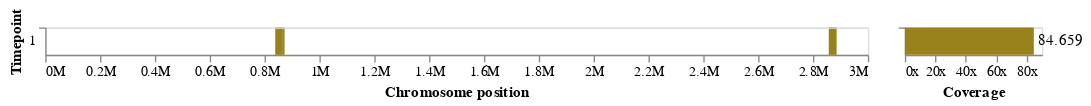
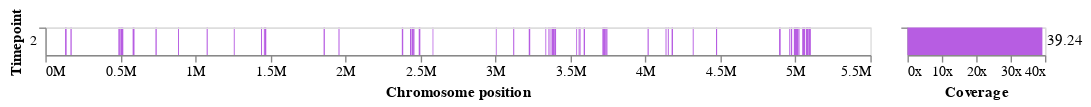
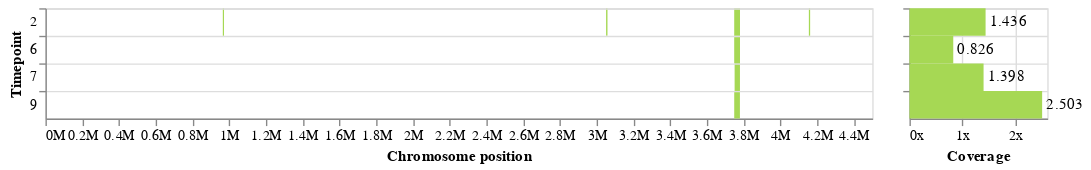
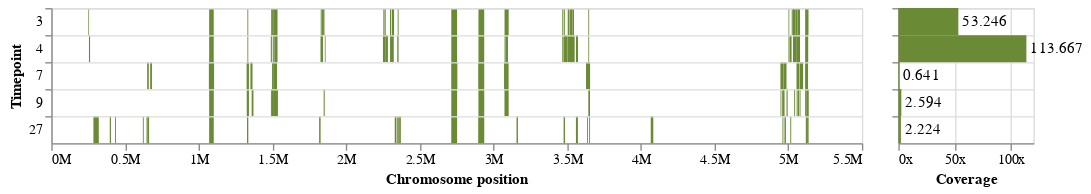

The cell these charts' notebook holds for them, in order:
### Code cell
import json
import skbio
from collections import defaultdict
from IPython.display import display, HTML
from altair import expr, datum

with open('ibd_timeseries/ref.meta.json') as f:
    ref_meta = json.load(f)

chromosomes = {}
with open("ibd_timeseries/ref.fa") as f:
    for r in skbio.io.read(f, "fasta"):
        if len(r) < 3e6:
            continue
            
        contig = r.metadata['id']
        ref = ref_meta['contig_to_strain'][contig].replace("Esch_coli_", "")
        chromosomes[ref] = contig

for collapsed_ref in straingst_data.index.unique(level=1):
    samples = list(sorted(straingst_data.loc[(slice(None), collapsed_ref), :].index.unique(level=0),
                          key=lambda s: int(timepoint[s][2:])))
    tps = list(map(timepoint.get, samples))
    
    incl_samples = []
    sample_gap_dfs = []
    straingr_summaries = []
    for sample in samples:
        if (sample, collapsed_ref) not in samples_cov_gt05.index:
            print(sample, timepoint[sample], collapsed_ref, "not enough cov")
            continue
            
        incl_samples.append(sample)
        gaps = pandas.read_csv(f'ibd_timeseries/straingr/{sample}.gaps.bed', sep='\t', names=['chromosome', 'start', 'end'], index_col=[0, 1]) 
        gaps['collapsed'] = bool(straingst_data.loc[(sample, collapsed_ref), 'collapsed'])
        sample_gap_dfs.append(gaps)
        
        summary = pandas.read_csv(f'ibd_timeseries/straingr/{sample}.summary.tsv', sep='\t')
        summary['ref'] = summary['ref'].str.replace("Esch_coli_", "")
        summary['collapsed'] = bool(straingst_data.loc[(sample, collapsed_ref), 'collapsed'])
        straingr_summaries.append(summary.set_index(['ref', 'name']))
        
    if not sample_gap_dfs:
        continue
        
    display(HTML(f"<h3>Strain: {collapsed_ref}</h3>"))
    display(HTML("<p>{}</p>".format(", ".join(tps))))
        
    gap_df = pandas.concat(sample_gap_dfs, keys=incl_samples)
    gap_df = gap_df.reset_index(level=[1, 2])
    gap_df = gap_df[gap_df['chromosome'] == chromosomes[collapsed_ref]]
    gap_df['size'] = gap_df['end'] - gap_df['start']
    gap_df['tp'] = gap_df.index.map(timepoint).str[2:].astype(int)
    gap_df['label'] = gap_df.index.map(timepoint)
    gap_df.loc[gap_df['collapsed'], 'label'] += "*"
    
    straingr_df = pandas.concat(straingr_summaries, keys=incl_samples).drop(index='TOTAL', level=1)
    straingr_df = straingr_df.loc[(slice(None), collapsed_ref, chromosomes[collapsed_ref]), :].copy().reset_index(level=[1, 2])
    straingr_df['tp'] = straingr_df.index.map(timepoint).str[2:].astype(int)
    straingr_df['label'] = straingr_df.index.map(timepoint)
    straingr_df.loc[straingr_df['collapsed'], 'label'] += "*"
    
    gap_chart = alt.Chart(gap_df.reset_index()).mark_rect().encode(
        x=alt.X('start:Q', axis=alt.Axis(title="Chromosome position", format="~s", grid=False)),
        x2='end:Q',
        y=alt.Y('tp:O', axis=alt.Axis(title="Timepoint", bandPosition=0, grid=True)), 
        tooltip=['index', 'tp', 'size']
    ).properties(width=600)
    
    cov_bar = alt.Chart(straingr_df.reset_index()).mark_bar().encode(
        x=alt.X("coverage:Q", axis=alt.Axis(title="Coverage", labelExpr="datum.value + 'x'")),
        y=alt.Y("tp:O", axis=alt.Axis(title=None, bandPosition=0, grid=True, labels=False, labelExpr="datum.label")),
    )
    
    cov_text = cov_bar.mark_text(
        align='left',
        baseline='middle',
        dx=3,
    ).encode(
        text='coverage'
    )
    
    cov_chart = (cov_bar + cov_text).properties(width=100)
    
    concat_chart = alt.hconcat(gap_chart, cov_chart).resolve_scale(
        y='shared'
    ).configure_mark(
        color=strain_colors[collapsed_ref]
    )
    
    display(concat_chart)

### Figure 1 — Vega-Lite specification as saved in the notebook (floating-point values rounded to 4 significant figures)
{"config": {"view": {"continuousWidth": 400, "continuousHeight": 300}, "mark": {"color": "#99821c"}}, "hconcat": [{"data": {"name": "data-fb9f907200e4217bfa2494a1da255b01"}, "mark": "rect", "encoding": {"tooltip": [{"type": "nominal", "field": "index"}, {"type": "quantitative", "field": "tp"}, {"type": "quantitative", "field": "size"}], "x": {"type": "quantitative", "axis": {"format": "~s", "grid": false, "title": "Chromosome position"}, "field": "start"}, "x2": {"field": "end"}, "y": {"type": "ordinal", "axis": {"bandPosition": 0, "grid": true, "title": "Timepoint"}, "field": "tp"}}, "width": 600}, {"layer": [{"mark": "bar", "encoding": {"x": {"type": "quantitative", "axis": {"labelExpr": "datum.value + 'x'", "title": "Coverage"}, "field": "coverage"}, "y": {"type": "ordinal", "axis": {"bandPosition": 0, "grid": true, "labelExpr": "datum.label", "labels": false, "title": null}, "field": "tp"}}}, {"mark": {"type": "text", "align": "left", "baseline": "middle", "dx": 3}, "encoding": {"text": {"type": "quantitative", "field": "coverage"}, "x": {"type": "quantitative", "axis": {"labelExpr": "datum.value + 'x'", "title": "Coverage"}, "field": "coverage"}, "y": {"type": "ordinal", "axis": {"bandPosition": 0, "grid": true, "labelExpr": "datum.label", "labels": false, "title": null}, "field": "tp"}}}], "data": {"name": "data-e96ee1d71ecfbe1c2aef6cb60f8c24ee"}, "width": 100}], "resolve": {"scale": {"y": "shared"}}, "$schema": "https://vega.github.io/schema/vega-lite/v4.8.1.json", "datasets": {"data-fb9f907200e4217bfa2494a1da255b01": [{"index": "LS_12_28_2011", "chromosome": "NZ_CP021288.1", "start": 838689, "end": 863801, "collapsed": false, "size": 25112, "tp": 1, "label": "TP1"}, {"index": "LS_12_28_2011", "chromosome": "NZ_CP021288.1", "start": 863939, "end": 872790, "collapsed": false, "size": 8851, "tp": 1, "label": "TP1"}, {"index": "LS_12_28_2011", "chromosome": "NZ_CP021288.1", "start": 2857542, "end": 2886152, "collapsed": false, "size": 28610, "tp": 1, "label": "TP1"}], "data-e96ee1d71ecfbe1c2aef6cb60f8c24ee": [{"index": "LS_12_28_2011", "ref": "PA45B", "name": "NZ_CP021288.1", "length": 5074754, "coverage": 84.66, "uReads": 2825641, "abundance": 8.664, "median": 86, "callable": 4499447, "callablePct": 88.66, "confirmed": 4499039, "confirmedPct": 99.99, "snps": 407, "snpPct": 0.009, "multi": 130, "multiPct": 0.003, "lowmq": 1002794, "lowmqPct": 19.76, "high": 106953, "highPct": 2.108, "gapCount": 3, "gapLength": 62573, "collapsed": false, "tp": 1, "label": "TP1"}]}}

### Figure 2 — Vega-Lite specification as saved in the notebook (floating-point values rounded to 4 significant figures)
{"config": {"view": {"continuousWidth": 400, "continuousHeight": 300}, "mark": {"color": "#B75DE2"}}, "hconcat": [{"data": {"name": "data-d1285a6aa8328b6ab5cb9811089cd942"}, "mark": "rect", "encoding": {"tooltip": [{"type": "nominal", "field": "index"}, {"type": "quantitative", "field": "tp"}, {"type": "quantitative", "field": "size"}], "x": {"type": "quantitative", "axis": {"format": "~s", "grid": false, "title": "Chromosome position"}, "field": "start"}, "x2": {"field": "end"}, "y": {"type": "ordinal", "axis": {"bandPosition": 0, "grid": true, "title": "Timepoint"}, "field": "tp"}}, "width": 600}, {"layer": [{"mark": "bar", "encoding": {"x": {"type": "quantitative", "axis": {"labelExpr": "datum.value + 'x'", "title": "Coverage"}, "field": "coverage"}, "y": {"type": "ordinal", "axis": {"bandPosition": 0, "grid": true, "labelExpr": "datum.label", "labels": false, "title": null}, "field": "tp"}}}, {"mark": {"type": "text", "align": "left", "baseline": "middle", "dx": 3}, "encoding": {"text": {"type": "quantitative", "field": "coverage"}, "x": {"type": "quantitative", "axis": {"labelExpr": "datum.value + 'x'", "title": "Coverage"}, "field": "coverage"}, "y": {"type": "ordinal", "axis": {"bandPosition": 0, "grid": true, "labelExpr": "datum.label", "labels": false, "title": null}, "field": "tp"}}}], "data": {"name": "data-ac4eda342b17b8cc67aaeb48d13dccf7"}, "width": 100}], "resolve": {"scale": {"y": "shared"}}, "$schema": "https://vega.github.io/schema/vega-lite/v4.8.1.json", "datasets": {"data-d1285a6aa8328b6ab5cb9811089cd942": [{"index": "LS_4_3_2012", "chromosome": "NZ_CP007592.1", "start": 131289, "end": 141708, "collapsed": false, "size": 10419, "tp": 2, "label": "TP2"}, {"index": "LS_4_3_2012", "chromosome": "NZ_CP007592.1", "start": 167100, "end": 175533, "collapsed": false, "size": 8433, "tp": 2, "label": "TP2"}, {"index": "LS_4_3_2012", "chromosome": "NZ_CP007592.1", "start": 486660, "end": 496724, "collapsed": false, "size": 10064, "tp": 2, "label": "TP2"}, {"index": "LS_4_3_2012", "chromosome": "NZ_CP007592.1", "start": 499594, "end": 519576, "collapsed": false, "size": 19982, "tp": 2, "label": "TP2"}, {"index": "LS_4_3_2012", "chromosome": "NZ_CP007592.1", "start": 581646, "end": 594134, "collapsed": false, "size": 12488, "tp": 2, "label": "TP2"}, {"index": "LS_4_3_2012", "chromosome": "NZ_CP007592.1", "start": 733881, "end": 742456, "collapsed": false, "size": 8575, "tp": 2, "label": "TP2"}, {"index": "LS_4_3_2012", "chromosome": "NZ_CP007592.1", "start": 884233, "end": 890650, "collapsed": false, "size": 6417, "tp": 2, "label": "TP2"}, {"index": "LS_4_3_2012", "chromosome": "NZ_CP007592.1", "start": 1075196, "end": 1082472, "collapsed": false, "size": 7276, "tp": 2, "label": "TP2"}, {"index": "LS_4_3_2012", "chromosome": "NZ_CP007592.1", "start": 1256123, "end": 1262243, "collapsed": false, "size": 6120, "tp": 2, "label": "TP2"}, {"index": "LS_4_3_2012", "chromosome": "NZ_CP007592.1", "start": 1437691, "end": 1444302, "collapsed": false, "size": 6611, "tp": 2, "label": "TP2"}, {"index": "LS_4_3_2012", "chromosome": "NZ_CP007592.1", "start": 1456687, "end": 1463016, "collapsed": false, "size": 6329, "tp": 2, "label": "TP2"}, {"index": "LS_4_3_2012", "chromosome": "NZ_CP007592.1", "start": 1463017, "end": 1472649, "collapsed": false, "size": 9632, "tp": 2, "label": "TP2"}, {"index": "LS_4_3_2012", "chromosome": "NZ_CP007592.1", "start": 1854800, "end": 1863218, "collapsed": false, "size": 8418, "tp": 2, "label": "TP2"}, {"index": "LS_4_3_2012", "chromosome": "NZ_CP007592.1", "start": 1954034, "end": 1961022, "collapsed": false, "size": 6988, "tp": 2, "label": "TP2"}, {"index": "LS_4_3_2012", "chromosome": "NZ_CP007592.1", "start": 2376309, "end": 2385642, "collapsed": false, "size": 9333, "tp": 2, "label": "TP2"}, {"index": "LS_4_3_2012", "chromosome": "NZ_CP007592.1", "start": 2430734, "end": 2441071, "collapsed": false, "size": 10337, "tp": 2, "label": "TP2"}, {"index": "LS_4_3_2012", "chromosome": "NZ_CP007592.1", "start": 2443880, "end": 2450968, "collapsed": false, "size": 7088, "tp": 2, "label": "TP2"}, {"index": "LS_4_3_2012", "chromosome": "NZ_CP007592.1", "start": 2451580, "end": 2460629, "collapsed": false, "size": 9049, "tp": 2, "label": "TP2"}, {"index": "LS_4_3_2012", "chromosome": "NZ_CP007592.1", "start": 2488930, "end": 2499750, "collapsed": false, "size": 10820, "tp": 2, "label": "TP2"}, {"index": "LS_4_3_2012", "chromosome": "NZ_CP007592.1", "start": 2581431, "end": 2586449, "collapsed": false, "size": 5018, "tp": 2, "label": "TP2"}, {"index": "LS_4_3_2012", "chromosome": "NZ_CP007592.1", "start": 3003079, "end": 3008448, "collapsed": false, "size": 5369, "tp": 2, "label": "TP2"}, {"index": "LS_4_3_2012", "chromosome": "NZ_CP007592.1", "start": 3118758, "end": 3125830, "collapsed": false, "size": 7072, "tp": 2, "label": "TP2"}, {"index": "LS_4_3_2012", "chromosome": "NZ_CP007592.1", "start": 3222504, "end": 3232283, "collapsed": false, "size": 9779, "tp": 2, "label": "TP2"}, {"index": "LS_4_3_2012", "chromosome": "NZ_CP007592.1", "start": 3333364, "end": 3339016, "collapsed": false, "size": 5652, "tp": 2, "label": "TP2"}, {"index": "LS_4_3_2012", "chromosome": "NZ_CP007592.1", "start": 3353710, "end": 3361018, "collapsed": false, "size": 7308, "tp": 2, "label": "TP2"}, {"index": "LS_4_3_2012", "chromosome": "NZ_CP007592.1", "start": 3367913, "end": 3373499, "collapsed": false, "size": 5586, "tp": 2, "label": "TP2"}, {"index": "LS_4_3_2012", "chromosome": "NZ_CP007592.1", "start": 3376206, "end": 3395880, "collapsed": false, "size": 19674, "tp": 2, "label": "TP2"}, {"index": "LS_4_3_2012", "chromosome": "NZ_CP007592.1", "start": 3395921, "end": 3404669, "collapsed": false, "size": 8748, "tp": 2, "label": "TP2"}, {"index": "LS_4_3_2012", "chromosome": "NZ_CP007592.1", "start": 3539012, "end": 3544712, "collapsed": false, "size": 5700, "tp": 2, "label": "TP2"}, {"index": "LS_4_3_2012", "chromosome": "NZ_CP007592.1", "start": 3555064, "end": 3561684, "collapsed": false, "size": 6620, "tp": 2, "label": "TP2"}, {"index": "LS_4_3_2012", "chromosome": "NZ_CP007592.1", "start": 3562566, "end": 3567799, "collapsed": false, "size": 5233, "tp": 2, "label": "TP2"}, {"index": "LS_4_3_2012", "chromosome": "NZ_CP007592.1", "start": 3588739, "end": 3597398, "collapsed": false, "size": 8659, "tp": 2, "label": "TP2"}, {"index": "LS_4_3_2012", "chromosome": "NZ_CP007592.1", "start": 3713374, "end": 3723814, "collapsed": false, "size": 10440, "tp": 2, "label": "TP2"}, {"index": "LS_4_3_2012", "chromosome": "NZ_CP007592.1", "start": 3724352, "end": 3736255, "collapsed": false, "size": 11903, "tp": 2, "label": "TP2"}, {"index": "LS_4_3_2012", "chromosome": "NZ_CP007592.1", "start": 3738679, "end": 3747131, "collapsed": false, "size": 8452, "tp": 2, "label": "TP2"}, {"index": "LS_4_3_2012", "chromosome": "NZ_CP007592.1", "start": 4014678, "end": 4022380, "collapsed": false, "size": 7702, "tp": 2, "label": "TP2"}, {"index": "LS_4_3_2012", "chromosome": "NZ_CP007592.1", "start": 4134505, "end": 4140770, "collapsed": false, "size": 6265, "tp": 2, "label": "TP2"}, {"index": "LS_4_3_2012", "chromosome": "NZ_CP007592.1", "start": 4149650, "end": 4156218, "collapsed": false, "size": 6568, "tp": 2, "label": "TP2"}, {"index": "LS_4_3_2012", "chromosome": "NZ_CP007592.1", "start": 4174897, "end": 4184039, "collapsed": false, "size": 9142, "tp": 2, "label": "TP2"}, {"index": "LS_4_3_2012", "chromosome": "NZ_CP007592.1", "start": 4315771, "end": 4321921, "collapsed": false, "size": 6150, "tp": 2, "label": "TP2"}, {"index": "LS_4_3_2012", "chromosome": "NZ_CP007592.1", "start": 4470864, "end": 4478320, "collapsed": false, "size": 7456, "tp": 2, "label": "TP2"}, {"index": "LS_4_3_2012", "chromosome": "NZ_CP007592.1", "start": 4891293, "end": 4901906, "collapsed": false, "size": 10613, "tp": 2, "label": "TP2"}, {"index": "LS_4_3_2012", "chromosome": "NZ_CP007592.1", "start": 4959182, "end": 4965446, "collapsed": false, "size": 6264, "tp": 2, "label": "TP2"}, {"index": "LS_4_3_2012", "chromosome": "NZ_CP007592.1", "start": 4969998, "end": 4978566, "collapsed": false, "size": 8568, "tp": 2, "label": "TP2"}, {"index": "LS_4_3_2012", "chromosome": "NZ_CP007592.1", "start": 4989776, "end": 5018046, "collapsed": false, "size": 28270, "tp": 2, "label": "TP2"}, {"index": "LS_4_3_2012", "chromosome": "NZ_CP007592.1", "start": 5019516, "end": 5027585, "collapsed": false, "size": 8069, "tp": 2, "label": "TP2"}, {"index": "LS_4_3_2012", "chromosome": "NZ_CP007592.1", "start": 5045512, "end": 5065549, "collapsed": false, "size": 20037, "tp": 2, "label": "TP2"}, {"index": "LS_4_3_2012", "chromosome": "NZ_CP007592.1", "start": 5070761, "end": 5089261, "collapsed": false, "size": 18500, "tp": 2, "label": "TP2"}, {"index": "LS_4_3_2012", "chromosome": "NZ_CP007592.1", "start": 5090478, "end": 5103165, "collapsed": false, "size": 12687, "tp": 2, "label": "TP2"}], "data-ac4eda342b17b8cc67aaeb48d13dccf7": [{"index": "LS_4_3_2012", "ref": "Santai", "name": "NZ_CP007592.1", "length": 5104557, "coverage": 39.24, "uReads": 3611738, "abundance": 8.038, "median": 80, "callable": 1229361, "callablePct": 24.08, "confirmed": 1210773, "confirmedPct": 98.49, "snps": 18558, "snpPct": 1.51, "multi": 435, "multiPct": 0.035, "lowmq": 1742279, "lowmqPct": 34.13, "high": 1904212, "highPct": 37.3, "gapCount": 49, "gapLength": 461883, "collapsed": false, "tp": 2, "label": "TP2"}]}}

### Figure 3 — Vega-Lite specification as saved in the notebook (floating-point values rounded to 4 significant figures)
{"config": {"view": {"continuousWidth": 400, "continuousHeight": 300}, "mark": {"color": "#A6D854"}}, "hconcat": [{"data": {"name": "data-604ffc734894ed8f0adb8a8b011d950d"}, "mark": "rect", "encoding": {"tooltip": [{"type": "nominal", "field": "index"}, {"type": "quantitative", "field": "tp"}, {"type": "quantitative", "field": "size"}], "x": {"type": "quantitative", "axis": {"format": "~s", "grid": false, "title": "Chromosome position"}, "field": "start"}, "x2": {"field": "end"}, "y": {"type": "ordinal", "axis": {"bandPosition": 0, "grid": true, "title": "Timepoint"}, "field": "tp"}}, "width": 600}, {"layer": [{"mark": "bar", "encoding": {"x": {"type": "quantitative", "axis": {"labelExpr": "datum.value + 'x'", "title": "Coverage"}, "field": "coverage"}, "y": {"type": "ordinal", "axis": {"bandPosition": 0, "grid": true, "labelExpr": "datum.label", "labels": false, "title": null}, "field": "tp"}}}, {"mark": {"type": "text", "align": "left", "baseline": "middle", "dx": 3}, "encoding": {"text": {"type": "quantitative", "field": "coverage"}, "x": {"type": "quantitative", "axis": {"labelExpr": "datum.value + 'x'", "title": "Coverage"}, "field": "coverage"}, "y": {"type": "ordinal", "axis": {"bandPosition": 0, "grid": true, "labelExpr": "datum.label", "labels": false, "title": null}, "field": "tp"}}}], "data": {"name": "data-20a7bdac659aeec48037c7a771f5b85a"}, "width": 100}], "resolve": {"scale": {"y": "shared"}}, "$schema": "https://vega.github.io/schema/vega-lite/v4.8.1.json", "datasets": {"data-604ffc734894ed8f0adb8a8b011d950d": [{"index": "LS_4_3_2012", "chromosome": "NZ_LR025101.1", "start": 965153, "end": 971727, "collapsed": false, "size": 6574, "tp": 2, "label": "TP2"}, {"index": "LS_4_3_2012", "chromosome": "NZ_LR025101.1", "start": 3051192, "end": 3058803, "collapsed": false, "size": 7611, "tp": 2, "label": "TP2"}, {"index": "LS_4_3_2012", "chromosome": "NZ_LR025101.1", "start": 3748548, "end": 3780174, "collapsed": false, "size": 31626, "tp": 2, "label": "TP2"}, {"index": "LS_4_3_2012", "chromosome": "NZ_LR025101.1", "start": 4154848, "end": 4161811, "collapsed": false, "size": 6963, "tp": 2, "label": "TP2"}, {"index": "LS_2_8_2013", "chromosome": "NZ_LR025101.1", "start": 3748505, "end": 3780104, "collapsed": false, "size": 31599, "tp": 6, "label": "TP6"}, {"index": "LS_2_25_2013", "chromosome": "NZ_LR025101.1", "start": 3750759, "end": 3779821, "collapsed": false, "size": 29062, "tp": 7, "label": "TP7"}, {"index": "LS_4_7_2013", "chromosome": "NZ_LR025101.1", "start": 3748619, "end": 3779627, "collapsed": false, "size": 31008, "tp": 9, "label": "TP9"}], "data-20a7bdac659aeec48037c7a771f5b85a": [{"index": "LS_4_3_2012", "ref": "EC-1639", "name": "NZ_LR025101.1", "length": 5059899, "coverage": 1.436, "uReads": 243363, "abundance": 0.745, "median": 1, "callable": 198678, "callablePct": 3.927, "confirmed": 197100, "confirmedPct": 99.21, "snps": 1578, "snpPct": 0.794, "multi": 55, "multiPct": 0.028, "lowmq": 1853568, "lowmqPct": 36.63, "high": 1407566, "highPct": 27.82, "gapCount": 4, "gapLength": 52774, "collapsed": false, "tp": 2, "label": "TP2"}, {"index": "LS_2_8_2013", "ref": "EC-1639", "name": "NZ_LR025101.1", "length": 5059899, "coverage": 0.826, "uReads": 16765, "abundance": 0.105, "median": 1, "callable": 351548, "callablePct": 6.948, "confirmed": 348838, "confirmedPct": 99.23, "snps": 2710, "snpPct": 0.771, "multi": 197, "multiPct": 0.056, "lowmq": 522066, "lowmqPct": 10.32, "high": 8747, "highPct": 0.173, "gapCount": 1, "gapLength": 31599, "collapsed": false, "tp": 6, "label": "TP6"}, {"index": "LS_2_25_2013", "ref": "EC-1639", "name": "NZ_LR025101.1", "length": 5059899, "coverage": 1.398, "uReads": 34733, "abundance": 0.237, "median": 1, "callable": 1126703, "callablePct": 22.27, "confirmed": 1126656, "confirmedPct": 100.0, "snps": 47, "snpPct": 0.004, "multi": 13, "multiPct": 0.001, "lowmq": 732483, "lowmqPct": 14.48, "high": 157, "highPct": 0.003, "gapCount": 1, "gapLength": 29062, "collapsed": false, "tp": 7, "label": "TP7"}, {"index": "LS_4_7_2013", "ref": "EC-1639", "name": "NZ_LR025101.1", "length": 5059899, "coverage": 2.503, "uReads": 48583, "abundance": 0.351, "median": 2, "callable": 1598972, "callablePct": 31.6, "confirmed": 1598737, "confirmedPct": 99.98, "snps": 235, "snpPct": 0.015, "multi": 285, "multiPct": 0.018, "lowmq": 1524719, "lowmqPct": 30.13, "high": 3169, "highPct": 0.063, "gapCount": 1, "gapLength": 31008, "collapsed": false, "tp": 9, "label": "TP9"}]}}

### Figure 4 — Vega-Lite specification as saved in the notebook (floating-point values rounded to 4 significant figures)
{"config": {"view": {"continuousWidth": 400, "continuousHeight": 300}, "mark": {"color": "#6A8A36"}}, "hconcat": [{"data": {"name": "data-e14f854fc4f587d39b6d94a25fcd769f"}, "mark": "rect", "encoding": {"tooltip": [{"type": "nominal", "field": "index"}, {"type": "quantitative", "field": "tp"}, {"type": "quantitative", "field": "size"}], "x": {"type": "quantitative", "axis": {"format": "~s", "grid": false, "title": "Chromosome position"}, "field": "start"}, "x2": {"field": "end"}, "y": {"type": "ordinal", "axis": {"bandPosition": 0, "grid": true, "title": "Timepoint"}, "field": "tp"}}, "width": 600}, {"layer": [{"mark": "bar", "encoding": {"x": {"type": "quantitative", "axis": {"labelExpr": "datum.value + 'x'", "title": "Coverage"}, "field": "coverage"}, "y": {"type": "ordinal", "axis": {"bandPosition": 0, "grid": true, "labelExpr": "datum.label", "labels": false, "title": null}, "field": "tp"}}}, {"mark": {"type": "text", "align": "left", "baseline": "middle", "dx": 3}, "encoding": {"text": {"type": "quantitative", "field": "coverage"}, "x": {"type": "quantitative", "axis": {"labelExpr": "datum.value + 'x'", "title": "Coverage"}, "field": "coverage"}, "y": {"type": "ordinal", "axis": {"bandPosition": 0, "grid": true, "labelExpr": "datum.label", "labels": false, "title": null}, "field": "tp"}}}], "data": {"name": "data-f29ad1cb7c5ab625421773fc902f9b63"}, "width": 100}], "resolve": {"scale": {"y": "shared"}}, "$schema": "https://vega.github.io/schema/vega-lite/v4.8.1.json", "datasets": {"data-e14f854fc4f587d39b6d94a25fcd769f": [{"index": "LS_8_7_2012", "chromosome": "NZ_CP032515.1", "start": 251050, "end": 256068, "collapsed": false, "size": 5018, "tp": 3, "label": "TP3"}, {"index": "LS_8_7_2012", "chromosome": "NZ_CP032515.1", "start": 1070814, "end": 1101947, "collapsed": false, "size": 31133, "tp": 3, "label": "TP3"}, {"index": "LS_8_7_2012", "chromosome": "NZ_CP032515.1", "start": 1330313, "end": 1336151, "collapsed": false, "size": 5838, "tp": 3, "label": "TP3"}, {"index": "LS_8_7_2012", "chromosome": "NZ_CP032515.1", "start": 1490842, "end": 1496454, "collapsed": false, "size": 5612, "tp": 3, "label": "TP3"}, {"index": "LS_8_7_2012", "chromosome": "NZ_CP032515.1", "start": 1497798, "end": 1509803, "collapsed": false, "size": 12005, "tp": 3, "label": "TP3"}, {"index": "LS_8_7_2012", "chromosome": "NZ_CP032515.1", "start": 1510035, "end": 1534751, "collapsed": false, "size": 24716, "tp": 3, "label": "TP3"}, {"index": "LS_8_7_2012", "chromosome": "NZ_CP032515.1", "start": 1827750, "end": 1833154, "collapsed": false, "size": 5404, "tp": 3, "label": "TP3"}, {"index": "LS_8_7_2012", "chromosome": "NZ_CP032515.1", "start": 1833571, "end": 1843144, "collapsed": false, "size": 9573, "tp": 3, "label": "TP3"}, {"index": "LS_8_7_2012", "chromosome": "NZ_CP032515.1", "start": 1844017, "end": 1853299, "collapsed": false, "size": 9282, "tp": 3, "label": "TP3"}, {"index": "LS_8_7_2012", "chromosome": "NZ_CP032515.1", "start": 2252791, "end": 2258630, "collapsed": false, "size": 5839, "tp": 3, "label": "TP3"}, {"index": "LS_8_7_2012", "chromosome": "NZ_CP032515.1", "start": 2260313, "end": 2268607, "collapsed": false, "size": 8294, "tp": 3, "label": "TP3"}, {"index": "LS_8_7_2012", "chromosome": "NZ_CP032515.1", "start": 2297786, "end": 2306054, "collapsed": false, "size": 8268, "tp": 3, "label": "TP3"}, {"index": "LS_8_7_2012", "chromosome": "NZ_CP032515.1", "start": 2310956, "end": 2325536, "collapsed": false, "size": 14580, "tp": 3, "label": "TP3"}, {"index": "LS_8_7_2012", "chromosome": "NZ_CP032515.1", "start": 2350012, "end": 2356156, "collapsed": false, "size": 6144, "tp": 3, "label": "TP3"}, {"index": "LS_8_7_2012", "chromosome": "NZ_CP032515.1", "start": 2713689, "end": 2753082, "collapsed": false, "size": 39393, "tp": 3, "label": "TP3"}, {"index": "LS_8_7_2012", "chromosome": "NZ_CP032515.1", "start": 2898144, "end": 2937178, "collapsed": false, "size": 39034, "tp": 3, "label": "TP3"}, {"index": "LS_8_7_2012", "chromosome": "NZ_CP032515.1", "start": 3075027, "end": 3103086, "collapsed": false, "size": 28059, "tp": 3, "label": "TP3"}, {"index": "LS_8_7_2012", "chromosome": "NZ_CP032515.1", "start": 3466752, "end": 3474496, "collapsed": false, "size": 7744, "tp": 3, "label": "TP3"}, {"index": "LS_8_7_2012", "chromosome": "NZ_CP032515.1", "start": 3479791, "end": 3485764, "collapsed": false, "size": 5973, "tp": 3, "label": "TP3"}, {"index": "LS_8_7_2012", "chromosome": "NZ_CP032515.1", "start": 3503710, "end": 3512259, "collapsed": false, "size": 8549, "tp": 3, "label": "TP3"}, {"index": "LS_8_7_2012", "chromosome": "NZ_CP032515.1", "start": 3515207, "end": 3525654, "collapsed": false, "size": 10447, "tp": 3, "label": "TP3"}, {"index": "LS_8_7_2012", "chromosome": "NZ_CP032515.1", "start": 3526045, "end": 3535413, "collapsed": false, "size": 9368, "tp": 3, "label": "TP3"}, {"index": "LS_8_7_2012", "chromosome": "NZ_CP032515.1", "start": 3535787, "end": 3546193, "collapsed": false, "size": 10406, "tp": 3, "label": "TP3"}, {"index": "LS_8_7_2012", "chromosome": "NZ_CP032515.1", "start": 3643556, "end": 3649171, "collapsed": false, "size": 5615, "tp": 3, "label": "TP3"}, {"index": "LS_8_7_2012", "chromosome": "NZ_CP032515.1", "start": 5001635, "end": 5007102, "collapsed": false, "size": 5467, "tp": 3, "label": "TP3"}, {"index": "LS_8_7_2012", "chromosome": "NZ_CP032515.1", "start": 5023522, "end": 5030383, "collapsed": false, "size": 6861, "tp": 3, "label": "TP3"}, {"index": "LS_8_7_2012", "chromosome": "NZ_CP032515.1", "start": 5030708, "end": 5047805, "collapsed": false, "size": 17097, "tp": 3, "label": "TP3"}, {"index": "LS_8_7_2012", "chromosome": "NZ_CP032515.1", "start": 5048212, "end": 5062215, "collapsed": false, "size": 14003, "tp": 3, "label": "TP3"}, {"index": "LS_8_7_2012", "chromosome": "NZ_CP032515.1", "start": 5062558, "end": 5079761, "collapsed": false, "size": 17203, "tp": 3, "label": "TP3"}, {"index": "LS_8_7_2012", "chromosome": "NZ_CP032515.1", "start": 5114773, "end": 5137512, "collapsed": false, "size": 22739, "tp": 3, "label": "TP3"}, {"index": "LS_11_6_2012", "chromosome": "NZ_CP032515.1", "start": 255217, "end": 262812, "collapsed": false, "size": 7595, "tp": 4, "label": "TP4"}, {"index": "LS_11_6_2012", "chromosome": "NZ_CP032515.1", "start": 1070810, "end": 1101928, "collapsed": false, "size": 31118, "tp": 4, "label": "TP4"}, {"index": "LS_11_6_2012", "chromosome": "NZ_CP032515.1", "start": 1330504, "end": 1336169, "collapsed": false, "size": 5665, "tp": 4, "label": "TP4"}, {"index": "LS_11_6_2012", "chromosome": "NZ_CP032515.1", "start": 1488962, "end": 1496433, "collapsed": false, "size": 7471, "tp": 4, "label": "TP4"}, {"index": "LS_11_6_2012", "chromosome": "NZ_CP032515.1", "start": 1502472, "end": 1509765, "collapsed": false, "size": 7293, "tp": 4, "label": "TP4"}, {"index": "LS_11_6_2012", "chromosome": "NZ_CP032515.1", "start": 1512495, "end": 1534723, "collapsed": false, "size": 22228, "tp": 4, "label": "TP4"}, {"index": "LS_11_6_2012", "chromosome": "NZ_CP032515.1", "start": 1826318, "end": 1843656, "collapsed": false, "size": 17338, "tp": 4, "label": "TP4"}, {"index": "LS_11_6_2012", "chromosome": "NZ_CP032515.1", "start": 1855546, "end": 1860720, "collapsed": false, "size": 5174, "tp": 4, "label": "TP4"}, {"index": "LS_11_6_2012", "chromosome": "NZ_CP032515.1", "start": 2249832, "end": 2265123, "collapsed": false, "size": 15291, "tp": 4, "label": "TP4"}, {"index": "LS_11_6_2012", "chromosome": "NZ_CP032515.1", "start": 2265418, "end": 2283790, "collapsed": false, "size": 18372, "tp": 4, "label": "TP4"}, {"index": "LS_11_6_2012", "chromosome": "NZ_CP032515.1", "start": 2298243, "end": 2323503, "collapsed": false, "size": 25260, "tp": 4, "label": "TP4"}, {"index": "LS_11_6_2012", "chromosome": "NZ_CP032515.1", "start": 2347016, "end": 2356128, "collapsed": false, "size": 9112, "tp": 4, "label": "TP4"}, {"index": "LS_11_6_2012", "chromosome": "NZ_CP032515.1", "start": 2713697, "end": 2753082, "collapsed": false, "size": 39385, "tp": 4, "label": "TP4"}, {"index": "LS_11_6_2012", "chromosome": "NZ_CP032515.1", "start": 2898143, "end": 2937174, "collapsed": false, "size": 39031, "tp": 4, "label": "TP4"}, {"index": "LS_11_6_2012", "chromosome": "NZ_CP032515.1", "start": 3075053, "end": 3082235, "collapsed": false, "size": 7182, "tp": 4, "label": "TP4"}, {"index": "LS_11_6_2012", "chromosome": "NZ_CP032515.1", "start": 3082557, "end": 3098511, "collapsed": false, "size": 15954, "tp": 4, "label": "TP4"}, {"index": "LS_11_6_2012", "chromosome": "NZ_CP032515.1", "start": 3466769, "end": 3474495, "collapsed": false, "size": 7726, "tp": 4, "label": "TP4"}, {"index": "LS_11_6_2012", "chromosome": "NZ_CP032515.1", "start": 3475751, "end": 3501725, "collapsed": false, "size": 25974, "tp": 4, "label": "TP4"}, {"index": "LS_11_6_2012", "chromosome": "NZ_CP032515.1", "start": 3501971, "end": 3550732, "collapsed": false, "size": 48761, "tp": 4, "label": "TP4"}, {"index": "LS_11_6_2012", "chromosome": "NZ_CP032515.1", "start": 3559677, "end": 3573411, "collapsed": false, "size": 13734, "tp": 4, "label": "TP4"}, {"index": "LS_11_6_2012", "chromosome": "NZ_CP032515.1", "start": 3643580, "end": 3649164, "collapsed": false, "size": 5584, "tp": 4, "label": "TP4"}, {"index": "LS_11_6_2012", "chromosome": "NZ_CP032515.1", "start": 5001643, "end": 5007079, "collapsed": false, "size": 5436, "tp": 4, "label": "TP4"}, {"index": "LS_11_6_2012", "chromosome": "NZ_CP032515.1", "start": 5008570, "end": 5022648, "collapsed": false, "size": 14078, "tp": 4, "label": "TP4"}, {"index": "LS_11_6_2012", "chromosome": "NZ_CP032515.1", "start": 5031758, "end": 5058091, "collapsed": false, "size": 26333, "tp": 4, "label": "TP4"}, {"index": "LS_11_6_2012", "chromosome": "NZ_CP032515.1", "start": 5058475, "end": 5079900, "collapsed": false, "size": 21425, "tp": 4, "label": "TP4"}, {"index": "LS_11_6_2012", "chromosome": "NZ_CP032515.1", "start": 5114784, "end": 5135475, "collapsed": false, "size": 20691, "tp": 4, "label": "TP4"}, {"index": "LS_2_25_2013", "chromosome": "NZ_CP032515.1", "start": 650046, "end": 661217, "collapsed": false, "size": 11171, "tp": 7, "label": "TP7"}, {"index": "LS_2_25_2013", "chromosome": "NZ_CP032515.1", "start": 670622, "end": 682780, "collapsed": false, "size": 12158, "tp": 7, "label": "TP7"}, {"index": "LS_2_25_2013", "chromosome": "NZ_CP032515.1", "start": 1068870, "end": 1104270, "collapsed": false, "size": 35400, "tp": 7, "label": "TP7"}, {"index": "LS_2_25_2013", "chromosome": "NZ_CP032515.1", "start": 1324876, "end": 1340850, "collapsed": false, "size": 15974, "tp": 7, "label": "TP7"}, {"index": "LS_2_25_2013", "chromosome": "NZ_CP032515.1", "start": 1350633, "end": 1364916, "collapsed": false, "size": 14283, "tp": 7, "label": "TP7"}, {"index": "LS_2_25_2013", "chromosome": "NZ_CP032515.1", "start": 1497559, "end": 1509570, "collapsed": false, "size": 12011, "tp": 7, "label": "TP7"}, {"index": "LS_2_25_2013", "chromosome": "NZ_CP032515.1", "start": 1509606, "end": 1531452, "collapsed": false, "size": 21846, "tp": 7, "label": "TP7"}, {"index": "LS_2_25_2013", "chromosome": "NZ_CP032515.1", "start": 2713300, "end": 2754886, "collapsed": false, "size": 41586, "tp": 7, "label": "TP7"}, {"index": "LS_2_25_2013", "chromosome": "NZ_CP032515.1", "start": 2896480, "end": 2937240, "collapsed": false, "size": 40760, "tp": 7, "label": "TP7"}, {"index": "LS_2_25_2013", "chromosome": "NZ_CP032515.1", "start": 3071653, "end": 3102638, "collapsed": false, "size": 30985, "tp": 7, "label": "TP7"}, {"index": "LS_2_25_2013", "chromosome": "NZ_CP032515.1", "start": 3627995, "end": 3655363, "collapsed": false, "size": 27368, "tp": 7, "label": "TP7"}, {"index": "LS_2_25_2013", "chromosome": "NZ_CP032515.1", "start": 4946993, "end": 4968134, "collapsed": false, "size": 21141, "tp": 7, "label": "TP7"}, {"index": "LS_2_25_2013", "chromosome": "NZ_CP032515.1", "start": 4968481, "end": 4988245, "collapsed": false, "size": 19764, "tp": 7, "label": "TP7"}, {"index": "LS_2_25_2013", "chromosome": "NZ_CP032515.1", "start": 5056032, "end": 5074901, "collapsed": false, "size": 18869, "tp": 7, "label": "TP7"}, {"index": "LS_2_25_2013", "chromosome": "NZ_CP032515.1", "start": 5077376, "end": 5101093, "collapsed": false, "size": 23717, "tp": 7, "label": "TP7"}, {"index": "LS_2_25_2013", "chromosome": "NZ_CP032515.1", "start": 5114232, "end": 5134429, "collapsed": false, "size": 20197, "tp": 7, "label": "TP7"}, {"index": "LS_4_7_2013", "chromosome": "NZ_CP032515.1", "start": 1070722, "end": 1102286, "collapsed": false, "size": 31564, "tp": 9, "label": "TP9"}, {"index": "LS_4_7_2013", "chromosome": "NZ_CP032515.1", "start": 1325762, "end": 1340797, "collapsed": false, "size": 15035, "tp": 9, "label": "TP9"}, {"index": "LS_4_7_2013", "chromosome": "NZ_CP032515.1", "start": 1359047, "end": 1371443, "collapsed": false, "size": 12396, "tp": 9, "label": "TP9"}, {"index": "LS_4_7_2013", "chromosome": "NZ_CP032515.1", "start": 1490075, "end": 1496461, "collapsed": false, "size": 6386, "tp": 9, "label": "TP9"}, {"index": "LS_4_7_2013", "chromosome": "NZ_CP032515.1", "start": 1496861, "end": 1510332, "collapsed": false, "size": 13471, "tp": 9, "label": "TP9"}, {"index": "LS_4_7_2013", "chromosome": "NZ_CP032515.1", "start": 1510632, "end": 1531672, "collapsed": false, "size": 21040, "tp": 9, "label": "TP9"}, {"index": "LS_4_7_2013", "chromosome": "NZ_CP032515.1", "start": 1531811, "end": 1538211, "collapsed": false, "size": 6400, "tp": 9, "label": "TP9"}, {"index": "LS_4_7_2013", "chromosome": "NZ_CP032515.1", "start": 1847774, "end": 1854912, "collapsed": false, "size": 7138, "tp": 9, "label": "TP9"}, {"index": "LS_4_7_2013", "chromosome": "NZ_CP032515.1", "start": 2713648, "end": 2753383, "collapsed": false, "size": 39735, "tp": 9, "label": "TP9"}, {"index": "LS_4_7_2013", "chromosome": "NZ_CP032515.1", "start": 2897728, "end": 2937342, "collapsed": false, "size": 39614, "tp": 9, "label": "TP9"}, {"index": "LS_4_7_2013", "chromosome": "NZ_CP032515.1", "start": 3074468, "end": 3103100, "collapsed": false, "size": 28632, "tp": 9, "label": "TP9"}, {"index": "LS_4_7_2013", "chromosome": "NZ_CP032515.1", "start": 3643556, "end": 3654917, "collapsed": false, "size": 11361, "tp": 9, "label": "TP9"}, {"index": "LS_4_7_2013", "chromosome": "NZ_CP032515.1", "start": 4947722, "end": 4953340, "collapsed": false, "size": 5618, "tp": 9, "label": "TP9"}, {"index": "LS_4_7_2013", "chromosome": "NZ_CP032515.1", "start": 4958601, "end": 4964302, "collapsed": false, "size": 5701, "tp": 9, "label": "TP9"}, {"index": "LS_4_7_2013", "chromosome": "NZ_CP032515.1", "start": 4964685, "end": 4974979, "collapsed": false, "size": 10294, "tp": 9, "label": "TP9"}, {"index": "LS_4_7_2013", "chromosome": "NZ_CP032515.1", "start": 4988294, "end": 4995999, "collapsed": false, "size": 7705, "tp": 9, "label": "TP9"}, {"index": "LS_4_7_2013", "chromosome": "NZ_CP032515.1", "start": 5040456, "end": 5046638, "collapsed": false, "size": 6182, "tp": 9, "label": "TP9"}, {"index": "LS_4_7_2013", "chromosome": "NZ_CP032515.1", "start": 5057161, "end": 5063868, "collapsed": false, "size": 6707, "tp": 9, "label": "TP9"}, {"index": "LS_4_7_2013", "chromosome": "NZ_CP032515.1", "start": 5065496, "end": 5074136, "collapsed": false, "size": 8640, "tp": 9, "label": "TP9"}, {"index": "LS_4_7_2013", "chromosome": "NZ_CP032515.1", "start": 5077554, "end": 5083205, "collapsed": false, "size": 5651, "tp": 9, "label": "TP9"}, {"index": "LS_4_7_2013", "chromosome": "NZ_CP032515.1", "start": 5114616, "end": 5121359, "collapsed": false, "size": 6743, "tp": 9, "label": "TP9"}, {"index": "LS_4_7_2013", "chromosome": "NZ_CP032515.1", "start": 5121700, "end": 5139094, "collapsed": false, "size": 17394, "tp": 9, "label": "TP9"}, {"index": "LS_12_7_2014", "chromosome": "NZ_CP032515.1", "start": 285462, "end": 321976, "collapsed": false, "size": 36514, "tp": 27, "label": "TP27"}, {"index": "LS_12_7_2014", "chromosome": "NZ_CP032515.1", "start": 396474, "end": 404488, "collapsed": false, "size": 8014, "tp": 27, "label": "TP27"}, {"index": "LS_12_7_2014", "chromosome": "NZ_CP032515.1", "start": 432126, "end": 438200, "collapsed": false, "size": 6074, "tp": 27, "label": "TP27"}, {"index": "LS_12_7_2014", "chromosome": "NZ_CP032515.1", "start": 621058, "end": 626878, "collapsed": false, "size": 5820, "tp": 27, "label": "TP27"}, {"index": "LS_12_7_2014", "chromosome": "NZ_CP032515.1", "start": 645994, "end": 654512, "collapsed": false, "size": 8518, "tp": 27, "label": "TP27"}, {"index": "LS_12_7_2014", "chromosome": "NZ_CP032515.1", "start": 655697, "end": 663371, "collapsed": false, "size": 7674, "tp": 27, "label": "TP27"}, {"index": "LS_12_7_2014", "chromosome": "NZ_CP032515.1", "start": 1070745, "end": 1102018, "collapsed": false, "size": 31273, "tp": 27, "label": "TP27"}, {"index": "LS_12_7_2014", "chromosome": "NZ_CP032515.1", "start": 1327668, "end": 1336530, "collapsed": false, "size": 8862, "tp": 27, "label": "TP27"}, {"index": "LS_12_7_2014", "chromosome": "NZ_CP032515.1", "start": 1816895, "end": 1827111, "collapsed": false, "size": 10216, "tp": 27, "label": "TP27"}, {"index": "LS_12_7_2014", "chromosome": "NZ_CP032515.1", "start": 2329986, "end": 2341686, "collapsed": false, "size": 11700, "tp": 27, "label": "TP27"}, {"index": "LS_12_7_2014", "chromosome": "NZ_CP032515.1", "start": 2346804, "end": 2357444, "collapsed": false, "size": 10640, "tp": 27, "label": "TP27"}, {"index": "LS_12_7_2014", "chromosome": "NZ_CP032515.1", "start": 2359904, "end": 2371439, "collapsed": false, "size": 11535, "tp": 27, "label": "TP27"}, {"index": "LS_12_7_2014", "chromosome": "NZ_CP032515.1", "start": 2713579, "end": 2753242, "collapsed": false, "size": 39663, "tp": 27, "label": "TP27"}, {"index": "LS_12_7_2014", "chromosome": "NZ_CP032515.1", "start": 2896289, "end": 2937297, "collapsed": false, "size": 41008, "tp": 27, "label": "TP27"}, {"index": "LS_12_7_2014", "chromosome": "NZ_CP032515.1", "start": 3156337, "end": 3165852, "collapsed": false, "size": 9515, "tp": 27, "label": "TP27"}, {"index": "LS_12_7_2014", "chromosome": "NZ_CP032515.1", "start": 3475739, "end": 3485041, "collapsed": false, "size": 9302, "tp": 27, "label": "TP27"}, {"index": "LS_12_7_2014", "chromosome": "NZ_CP032515.1", "start": 3559361, "end": 3572764, "collapsed": false, "size": 13403, "tp": 27, "label": "TP27"}, {"index": "LS_12_7_2014", "chromosome": "NZ_CP032515.1", "start": 3635257, "end": 3641150, "collapsed": false, "size": 5893, "tp": 27, "label": "TP27"}, {"index": "LS_12_7_2014", "chromosome": "NZ_CP032515.1", "start": 3649286, "end": 3655239, "collapsed": false, "size": 5953, "tp": 27, "label": "TP27"}, {"index": "LS_12_7_2014", "chromosome": "NZ_CP032515.1", "start": 4067034, "end": 4084427, "collapsed": false, "size": 17393, "tp": 27, "label": "TP27"}, {"index": "LS_12_7_2014", "chromosome": "NZ_CP032515.1", "start": 4960632, "end": 4967027, "collapsed": false, "size": 6395, "tp": 27, "label": "TP27"}, {"index": "LS_12_7_2014", "chromosome": "NZ_CP032515.1", "start": 4974233, "end": 4984399, "collapsed": false, "size": 10166, "tp": 27, "label": "TP27"}, {"index": "LS_12_7_2014", "chromosome": "NZ_CP032515.1", "start": 5013870, "end": 5020219, "collapsed": false, "size": 6349, "tp": 27, "label": "TP27"}, {"index": "LS_12_7_2014", "chromosome": "NZ_CP032515.1", "start": 5119163, "end": 5127364, "collapsed": false, "size": 8201, "tp": 27, "label": "TP27"}, {"index": "LS_12_7_2014", "chromosome": "NZ_CP032515.1", "start": 5127782, "end": 5138146, "collapsed": false, "size": 10364, "tp": 27, "label": "TP27"}], "data-f29ad1cb7c5ab625421773fc902f9b63": [{"index": "LS_8_7_2012", "ref": "118UI", "name": "NZ_CP032515.1", "length": 5205677, "coverage": 53.25, "uReads": 1547332, "abundance": 3.65, "median": 61, "callable": 2964923, "callablePct": 56.96, "confirmed": 2963346, "confirmedPct": 99.95, "snps": 1577, "snpPct": 0.053, "multi": 90, "multiPct": 0.003, "lowmq": 1817215, "lowmqPct": 34.91, "high": 220395, "highPct": 4.234, "gapCount": 30, "gapLength": 399664, "collapsed": false, "tp": 3, "label": "TP3"}, {"index": "LS_11_6_2012", "ref": "118UI", "name": "NZ_CP032515.1", "length": 5205677, "coverage": 113.7, "uReads": 3351176, "abundance": 10.94, "median": 134, "callable": 2942794, "callablePct": 56.53, "confirmed": 2940962, "confirmedPct": 99.94, "snps": 1832, "snpPct": 0.062, "multi": 78, "multiPct": 0.003, "lowmq": 1825156, "lowmqPct": 35.06, "high": 301981, "highPct": 5.801, "gapCount": 26, "gapLength": 463211, "collapsed": false, "tp": 4, "label": "TP4"}, {"index": "LS_2_25_2013", "ref": "118UI", "name": "NZ_CP032515.1", "length": 5205677, "coverage": 0.641, "uReads": 5534, "abundance": 0.038, "median": 0, "callable": 75748, "callablePct": 1.455, "confirmed": 75636, "confirmedPct": 99.85, "snps": 112, "snpPct": 0.148, "multi": 0, "multiPct": 0.0, "lowmq": 698130, "lowmqPct": 13.41, "high": 1786, "highPct": 0.034, "gapCount": 16, "gapLength": 367230, "collapsed": false, "tp": 7, "label": "TP7"}, {"index": "LS_4_7_2013", "ref": "118UI", "name": "NZ_CP032515.1", "length": 5205677, "coverage": 2.594, "uReads": 54633, "abundance": 0.401, "median": 2, "callable": 1759202, "callablePct": 33.79, "confirmed": 1758791, "confirmedPct": 99.98, "snps": 411, "snpPct": 0.023, "multi": 44, "multiPct": 0.003, "lowmq": 1540552, "lowmqPct": 29.59, "high": 4533, "highPct": 0.087, "gapCount": 22, "gapLength": 313407, "collapsed": false, "tp": 9, "label": "TP9"}, {"index": "LS_12_7_2014", "ref": "118UI", "name": "NZ_CP032515.1", "length": 5205677, "coverage": 2.224, "uReads": 48590, "abundance": 0.134, "median": 2, "callable": 1408237, "callablePct": 27.05, "confirmed": 1406663, "confirmedPct": 99.89, "snps": 1574, "snpPct": 0.112, "multi": 11, "multiPct": 0.001, "lowmq": 1343146, "lowmqPct": 25.8, "high": 109030, "highPct": 2.094, "gapCount": 25, "gapLength": 340445, "collapsed": false, "tp": 27, "label": "TP27"}]}}
